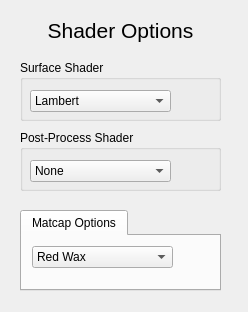
<?xml version="1.0" encoding="UTF-8"?>
<ui version="4.0">
 <class>controls</class>
 <widget class="QWidget" name="controls">
  <property name="geometry">
   <rect>
    <x>0</x>
    <y>0</y>
    <width>248</width>
    <height>312</height>
   </rect>
  </property>
  <property name="windowTitle">
   <string>Control Panel</string>
  </property>
  <widget class="QLabel" name="label">
   <property name="geometry">
    <rect>
     <x>0</x>
     <y>10</y>
     <width>241</width>
     <height>41</height>
    </rect>
   </property>
   <property name="font">
    <font>
     <pointsize>16</pointsize>
    </font>
   </property>
   <property name="text">
    <string>Shader Options</string>
   </property>
   <property name="alignment">
    <set>Qt::AlignCenter</set>
   </property>
  </widget>
  <widget class="QGroupBox" name="groupBox_2">
   <property name="geometry">
    <rect>
     <x>20</x>
     <y>130</y>
     <width>201</width>
     <height>61</height>
    </rect>
   </property>
   <property name="font">
    <font/>
   </property>
   <property name="title">
    <string>Post-Process Shader</string>
   </property>
   <widget class="QComboBox" name="postprocessShaderComboBox">
    <property name="geometry">
     <rect>
      <x>10</x>
      <y>30</y>
      <width>141</width>
      <height>22</height>
     </rect>
    </property>
    <property name="font">
     <font/>
    </property>
    <item>
     <property name="text">
      <string>None</string>
     </property>
    </item>
    <item>
     <property name="text">
      <string>Sobel</string>
     </property>
    </item>
    <item>
     <property name="text">
      <string>Gaussian Blur</string>
     </property>
    </item>
    <item>
     <property name="text">
      <string>Custom</string>
     </property>
    </item>
    <item>
     <property name="text">
      <string>CRT</string>
     </property>
    </item>
   </widget>
  </widget>
  <widget class="QGroupBox" name="groupBox">
   <property name="geometry">
    <rect>
     <x>20</x>
     <y>60</y>
     <width>201</width>
     <height>61</height>
    </rect>
   </property>
   <property name="font">
    <font/>
   </property>
   <property name="title">
    <string>Surface Shader</string>
   </property>
   <widget class="QComboBox" name="surfaceShaderComboBox">
    <property name="geometry">
     <rect>
      <x>10</x>
      <y>30</y>
      <width>141</width>
      <height>22</height>
     </rect>
    </property>
    <property name="font">
     <font/>
    </property>
    <item>
     <property name="text">
      <string>Lambert</string>
     </property>
    </item>
    <item>
     <property name="text">
      <string>Blinn-Phong</string>
     </property>
    </item>
    <item>
     <property name="text">
      <string>Matcap</string>
     </property>
    </item>
    <item>
     <property name="text">
      <string>Vertex Deformation</string>
     </property>
    </item>
   </widget>
  </widget>
  <widget class="QTabWidget" name="tabWidget">
   <property name="geometry">
    <rect>
     <x>20</x>
     <y>210</y>
     <width>201</width>
     <height>81</height>
    </rect>
   </property>
   <property name="font">
    <font/>
   </property>
   <property name="currentIndex">
    <number>0</number>
   </property>
   <widget class="QWidget" name="matcapTab">
    <attribute name="title">
     <string>Matcap Options</string>
    </attribute>
    <widget class="QComboBox" name="matcapComboBox">
     <property name="geometry">
      <rect>
       <x>10</x>
       <y>10</y>
       <width>141</width>
       <height>22</height>
      </rect>
     </property>
     <property name="font">
      <font/>
     </property>
     <item>
      <property name="text">
       <string>Red Wax</string>
      </property>
     </item>
     <item>
      <property name="text">
       <string>Silver</string>
      </property>
     </item>
     <item>
      <property name="text">
       <string>Plastic</string>
      </property>
     </item>
     <item>
      <property name="text">
       <string>Gold</string>
      </property>
     </item>
     <item>
      <property name="text">
       <string>Haunted</string>
      </property>
     </item>
     <item>
      <property name="text">
       <string>Surface Normals</string>
      </property>
     </item>
    </widget>
   </widget>
  </widget>
 </widget>
 <resources/>
 <connections/>
</ui>
